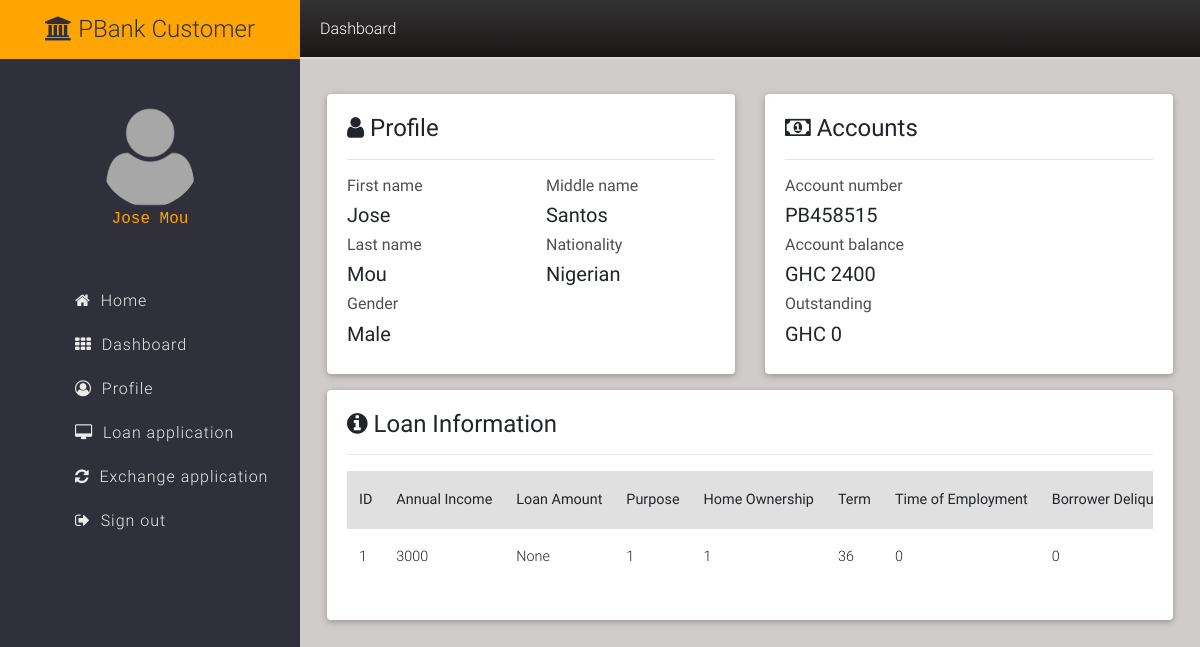
Page /customer/profile (signed in) on the earlier database version.
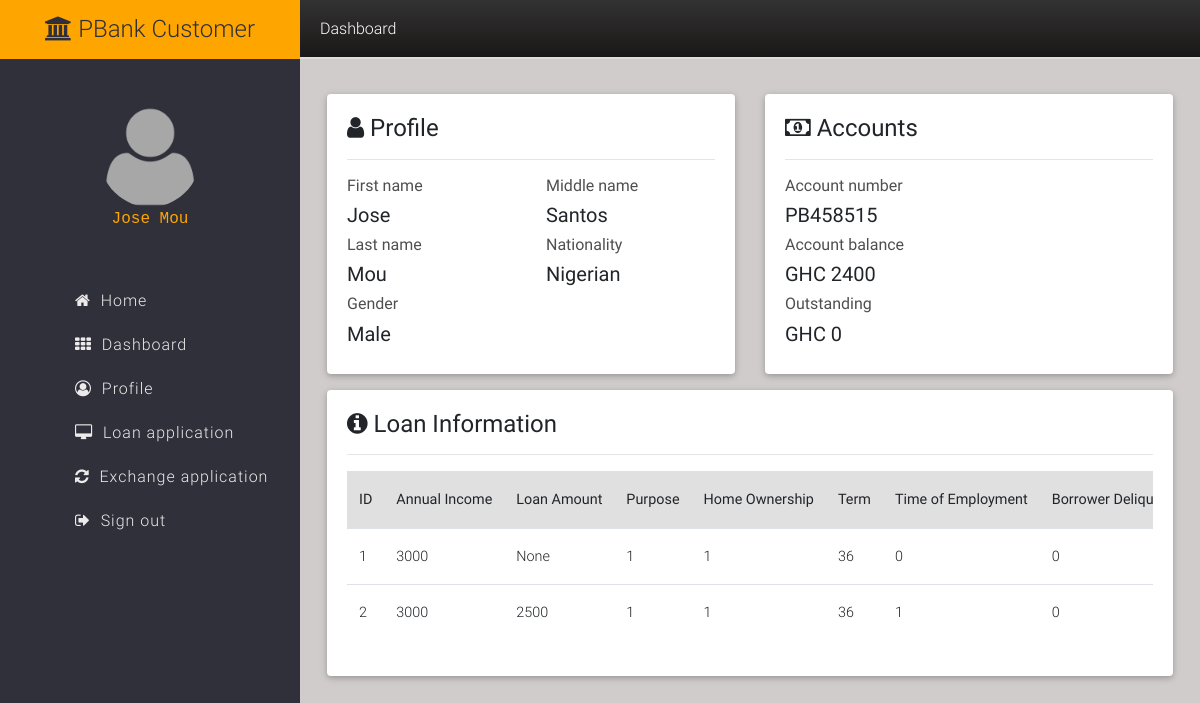
Same page on the later database version.
### loan/models.py (models this page shows)
class Profile(db.Model):
  __tablename__ = 'profiles'
  id = db.Column(db.Integer, primary_key=True)
  firstname = db.Column(db.String(50))
  middlename = db.Column(db.String(50))
  lastname = db.Column(db.String(50))
  gender = db.Column(db.String(1))
  nationality = db.Column(db.String(100))
  profile_image = db.Column(
      db.String(20), nullable=False, default='default.jpg')
  user_id = db.Column(db.Integer, db.ForeignKey('users.id', ondelete='CASCADE'), nullable=False)

class Account(db.Model):
  __tablename__ = 'accounts'
  id = db.Column(db.Integer, primary_key=True)
  number = db.Column(db.String(20), unique=True)
  balance = db.Column(db.Integer)
  outstanding = db.Column(db.Integer, default='0.00')
  user_id = db.Column(db.Integer, db.ForeignKey('users.id', ondelete='CASCADE'), nullable=False)

class LoanProfile(db.Model):
  __tablename__ = 'loan_profiles'
  id = db.Column(db.Integer, primary_key=True)
  annual_income = db.Column(db.String(50))
  loan_amount = db.Column(db.String(50))
  purpose_of_loan = db.Column(db.String(50))
  home_ownership = db.Column(db.String(50))
  term = db.Column(db.String(50))
  time_of_employment = db.Column(db.String(5))
  borrower_deliquency = db.Column(db.String(5))
  dti = db.Column(db.String(50))
  length_of_employment = db.Column(db.String(50))
  percentage_available_credit = db.Column(db.String(50))
  total_late_fees = db.Column(db.String(50))
  user_id = db.Column(db.Integer, db.ForeignKey('users.id', ondelete='CASCADE'), nullable=False)

### loan/routes.py (the view)
@app.route('/customer/profile')
@roles_required('Customer')
def customer_profile():
  profile = Profile.query.filter_by(user_id = current_user.id).all()
  accounts = Account.query.filter_by(user_id = current_user.id).all()
  loan_profiles = LoanProfile.query.filter_by(user_id = current_user.id).all()
  return render_template('customer_profile.html', profile=profile[0], accounts=accounts, loan_profiles=loan_profiles)

### loan/templates/customer_profile.html (shortened to what this page needs)
{% extends 'customer_layout.html' %}
{% block content %}
<div style="padding: 3%;">
  <div class="row mb-3">
    <div class="col-md-6 col-sm-12">
      <div class="card">
        <div class="card-body">
          <h4><span class="fa fa-user"></span> Profile</h4>
          <hr />
          <div class="row">
            <div class="col-md-6">
              <h6 class="dark-grey-text">First name</h6>
              <h5>{{ profile.firstname }}</h5>
              <h6 class="dark-grey-text">Last name</h6>
              <h5>{{ profile.lastname }}</h5>
              <h6 class="dark-grey-text">Gender</h6>
              <h5>{{ profile.gender }}</h5>
            </div>
            <div class="col-md-6">
              <h6 class="dark-grey-text">Middle name</h6>
              <h5>{{ profile.middlename }}</h5>
              <h6 class="dark-grey-text">Nationality</h6>
              <h5>{{ profile.nationality }}</h5>
            </div>
          </div>
        </div>
      </div>
    </div>
    <div class="col-md-6 col-sm-12">
      <div class="card">
        <div class="card-body">
          <h4><span class="fa fa-money"></span> Accounts</h4>
          <hr />
          {% for account in accounts %}
          <h6 class="dark-grey-text">Account number</h6>
          <h5>{{ account.number }}</h5>
          <h6 class="dark-grey-text">Account balance</h6>
          <h5>GHC {{ account.balance }}</h5>
          <h6 class="dark-grey-text">Outstanding</h6>
          <h5>GHC {{ account.outstanding }}</h5>
          {% endfor %}
        </div>
      </div>
    </div>
  </div>
  <div class="row">
    <div class="col-md-12">
      <div class="card">
        <div class="card-body">
          <h4><span class="fa fa-info-circle"></span> Loan Information</h4>
          <hr />
          <div class="table-responsive text-nowrap">
              <table class="table">
                <thead class="grey lighten-2">
                  <tr>
                    <th scope="col">ID</th>
                    <th scope="col">Annual Income</th>
                    <th scope="col">Loan Amount</th>
                    <th scope="col">Purpose</th>
                    <th scope="col">Home Ownership</th>
                    <th scope="col">Term</th>
                    <th scope="col">Time of Employment</th>
                    <th scope="col">Borrower Deliquency</th>
                  </tr>
                </thead>
                <tbody>
                  {% for loan_profile in loan_profiles %}
                    <tr>
                      <td>{{ loan_profile.id }}</td>
                      <td>{{ loan_profile.annual_income }}</td>
                      <td>{{ loan_profile.loan_amount }}</td>
                      <td>{{ loan_profile.purpose_of_loan }}</td>
                      <td>{{ loan_profile.home_ownership }}</td>
                      <td>{{ loan_profile.term }}</td>
                      <td>{{ loan_profile.time_of_employment }}</td>
                      <td>{{ loan_profile.borrower_deliquency }}</td>
                    </tr>
                  {% endfor %}
                </tbody>
              </table>
            </div>
        </div>
      </div>
    </div>
  </div>
</div>
{% endblock %}

### loan/templates/customer_layout.html (shortened to what this page needs)
<!DOCTYPE html>
<html lang="en">
<head>
  <link rel="stylesheet" href="{{ url_for('static', filename='mdbootstrap/css/bootstrap.min.css') }}">
  <link rel="stylesheet" href="{{ url_for('static', filename='mdbootstrap/css/mdb.min.css') }}">
  <link rel="stylesheet" href="{{ url_for('static', filename='font-awesome/css/font-awesome.min.css') }}">
  <link rel="stylesheet" href="{{ url_for('static', filename='css/main.css') }}">
  <link rel="stylesheet" href="{{ url_for('static', filename='css/customer.css') }}">
</head>
<body>
  <div class="container-fluid">
    <div class="row" style="min-height: 100vh">
      <div class="col-3 p-0" style="background: rgb(48, 48, 59);">
        <h4 style="background: orange; text-align: center; padding: 15px 0; color: rgb(48, 48, 59)"><span class="fa fa-bank"></span> PBank Customer</h4>
        <div class="m-5" style="text-align: center">
          <div style="width: 100px; height: 100px; background: url('../static/images/default.png'); border-radius: 50%; margin: 0 auto; background-size: cover;"></div>
          <p style="color: orange; font-family: 'Courier New', Courier, monospace">{{ profile.firstname }} {{ profile.lastname }}</p>
        </div>
        <div class="mt-2" style="padding-left: 25%;">
          <ul class="sideMenuList">
            <li><a href="{{ url_for('home') }}"><span class="fa fa-home"></span>&nbsp;&nbsp;Home</a></li>
            <li><a href="{{ url_for('customer_dashboard') }}"><span class="fa fa-th"></span>&nbsp;&nbsp;Dashboard</a></li>
            <li><a href="{{ url_for('customer_profile') }}"><span class="fa fa-user-circle-o"></span>&nbsp;&nbsp;Profile</a></li>
            <li><a href="{{ url_for('customer_loan_request') }}"><span class="fa fa-desktop"></span>&nbsp;&nbsp;Loan application</a></li>
            <li><a href="{{ url_for('exchange_rate_app') }}"><span class="fa fa-refresh"></span>&nbsp;&nbsp;Exchange application</a></li>
            <li><a href="{{ url_for('user.logout') }}"><span class="fa fa-sign-out"></span>&nbsp;&nbsp;Sign out</a></li>
          </ul>
        </div>
      </div>
      <div class="col-9 p-0" style="background: rgb(209, 204, 204)">
        <div style="padding: 19px 20px; color: white; background: linear-gradient(rgb(51, 50, 50), rgb(26, 23, 23)); border-bottom: 2px solid rgb(223, 220, 220);">
          <h6 style="padding: 0; margin: 0;">Dashboard</h6>
        </div>
        <div class="container pt-2">
        </div>
        {% block content %}{% endblock content %}
      </div>
    </div>
  </div>
</body>
</html>

### loan/static/css/main.css (style rules this page uses)
.sideMenuList { padding: 0; margin: 0; list-style: none; }
.sideMenuList li { padding: 10px 0; }
.sideMenuList li a { color: rgb(236, 234, 234); letter-spacing: 1px; }

Differences in the rows shown:
added LoanProfile: id "2", annual_income "3000", loan_amount "2500", purpose_of_loan "1", home_ownership "1", term "36", time_of_employment "1", borrower_deliquency "0"
